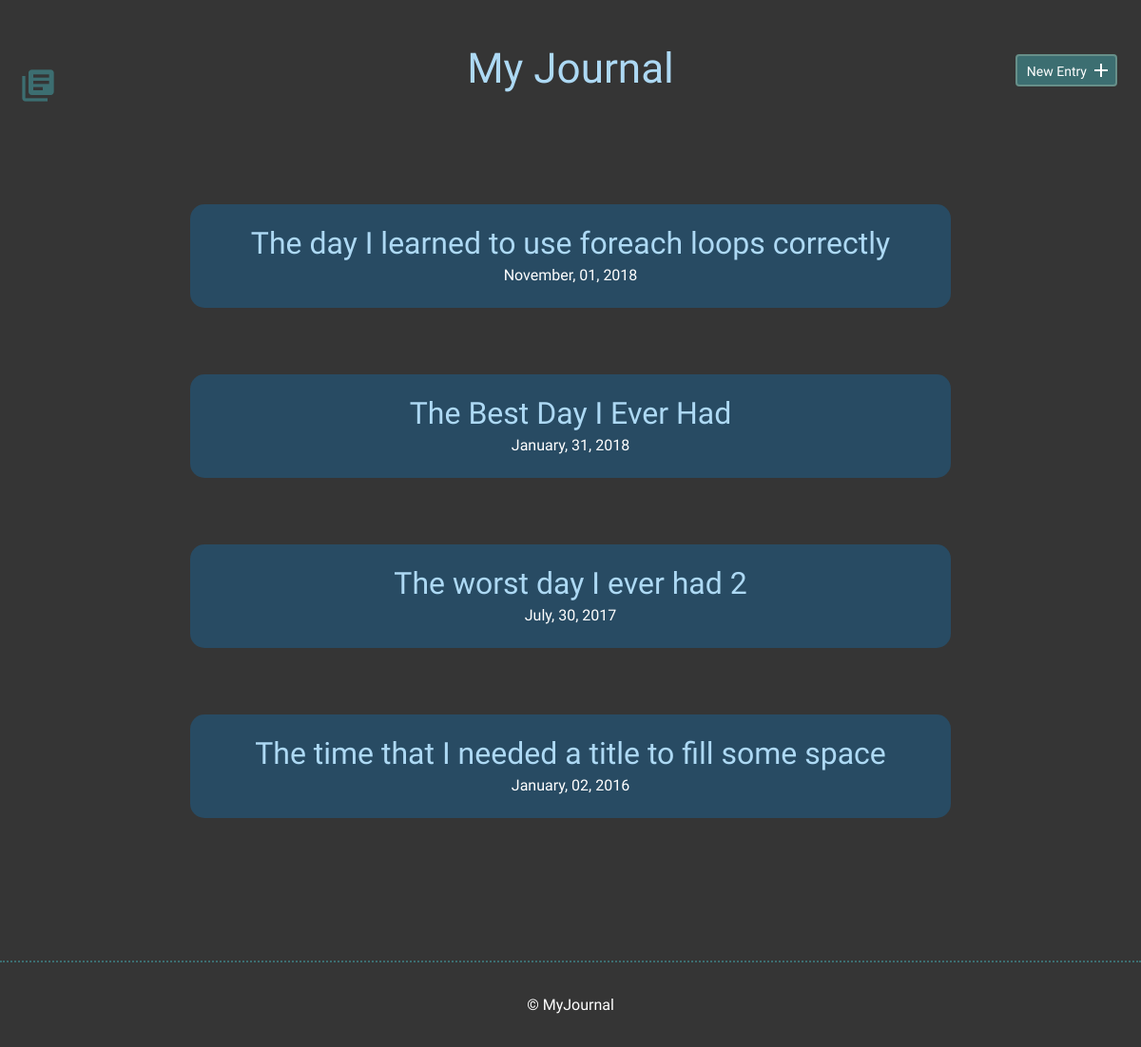
Before: / with the older database file.
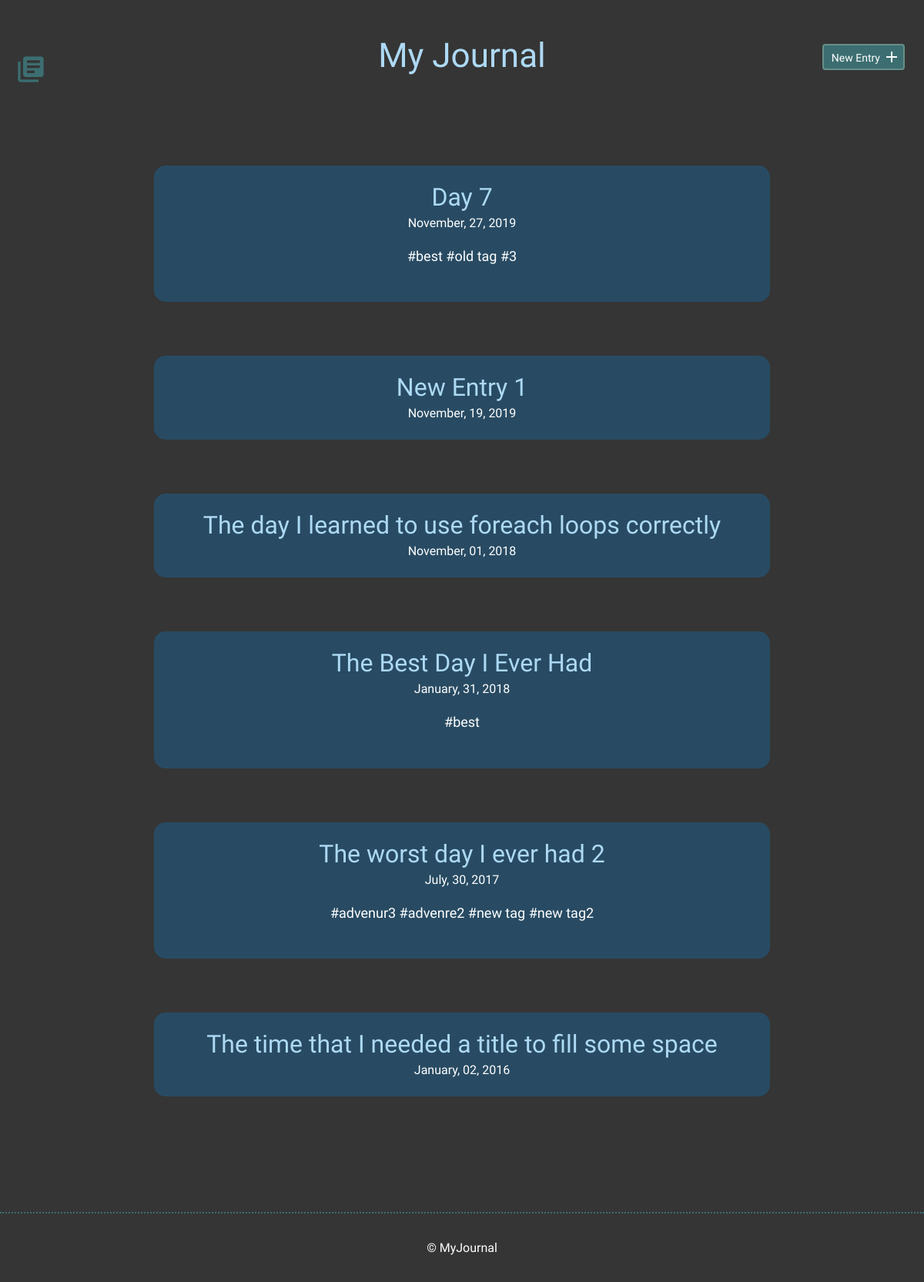
After: the same page with the newer database file.
### tables this page shows
CREATE TABLE "entries" (
	`id`	INTEGER,
	`title`	TEXT,
	`date`	TEXT,
	`time_spent`	INTEGER,
	`learned`	BLOB,
	`resources`	BLOB,
	PRIMARY KEY(`id`)
);

### inc/functions.php (called while the page is built, shortened)
<?php
function get_entry(){
    include ("connection.php");
    try {
        $sql = "SELECT * FROM entries ORDER BY date DESC";
        $stmt = $db->prepare($sql);
        $stmt->execute();
        $results = $stmt->fetchAll(PDO::FETCH_ASSOC);
        return $results;
    } catch (Exception $e) {
        echo "Unable to query DB" . $e->getMessage();
        die();
    }
}
function get_tags_by_entry_id($entries_id){
    include ("connection.php");
    try {
    $sql = "SELECT tags.id, tags.tags FROM tags JOIN entry_tags ON tags.id = entry_tags.tag_id WHERE entry_tags.entry_id = :entries_id";
    $stmt = $db->prepare($sql);
    $stmt->bindParam(':entries_id',$entries_id,PDO::PARAM_INT);
    $stmt->execute();
    $results = $stmt->fetchAll(PDO::FETCH_ASSOC);
    if(!empty($results)) {
        return $results;
    } else {
        return false;
    }
} catch (Exception $e) {
    echo "Unable to query DB" . $e->getMessage();
    die();
}
}
?>

### index.php (the view)
<?php include ("inc/header.php"); ?>
        <section>
            <div class="container">
                <div class="entry-list">
                    <?php
                    $entries = get_entry();
                    foreach($entries AS $entry) {
                        echo "<article>
                        <h2><a href=\"detail.php?id=". $entry['id'] . "\">" .$entry['title']. "</a></h2>
                        <time datetime=\"" . $entry['date'] . "\">" . date('F, d, Y', strtotime($entry['date'])) . "</time>";
                        $tags = get_tags_by_entry_id($entry['id']);
                        if($tags == true){
                            echo "<p>";
                            $tags = array_column($tags, "tags");
                            foreach($tags as $tag){
                                echo "#" . $tag . " ";
                            }
                            echo "</p>";
                        }
                         echo "</article>";
                    }
                    ?>
                </div>
            </div>
        </section>
<?php include ("inc/footer.php"); ?>

### inc/header.php (shortened to what this page needs)
<?php include ("functions.php"); ?>
<!DOCTYPE html>
<html>
    <head>
        <link rel="stylesheet" href="css/normalize.css">
        <link rel="stylesheet" href="css/site.css">
    </head>
    <body>
        <header>
            <div class="container">
                <div class="site-header">
                    <a class="logo" href="index.php"><i class="material-icons">library_books</i></a>
                    <span class="title"><h1> My Journal</h1></span>
                    <a class="button icon-right" href="new.php"><span>New Entry</span> <i class="material-icons">add</i></a>
                </div>
            </div>
        </header>

### inc/footer.php
<footer>
            <div>
                &copy; MyJournal
            </div>
        </footer>
    </body>
</html>

### css/site.css (style rules this page uses)
body { font-size: 16px; background-color: #353535; color: #FFFFFF; font-family: 'Cousine', serif; font-weight: 400; }
.container { margin: 0 auto; padding: 0 25px; }
.title { display:block; margin: 50px auto; width: 33%; text-align:center; display:block; }
header .site-header { margin: 0 auto; height: 95px; }
header .logo i { color: #3C6E71; margin: 20px 0 0 -5px; float: left; font-size: 40px; }
header .button { float: right; margin: 33px 0 0 0; }
footer { text-align: center; padding: 35px 0; border-top: 2px dotted #3C6E71; }
.button { padding: 8px 10px 6px 10px; background: #3C6E71; border: 2px solid #678f89; border-radius: 4px; text-decoration: none; color: #FFF; position: relative; text-align: center; font-size: 14px; }
.button.icon-right { padding-right: 30px; top: -120px; display:block; }
.button.icon-right i { position: absolute; top: 3px; right: 3px; }
h1, h2, h3 { margin: 0; font-weight: 400; line-height: 1em; color: #ADD9F4; }
h1 { font-size: 44px; margin-bottom: 12px; }
h2 { font-size: 32px; }
h2 a { text-decoration: none; color: #ADD9F4; }
p { line-height: 1.8em; font-size: 18px; }
article { background-color: #284B63; padding: 25px 0; border-radius: 15px; }
.entry-list, .edit-entry, .new-entry { max-width: 800px; margin: 0 auto; padding: 70px 0 150px 0; }
.entry-list article { margin-bottom: 70px; text-align: center; }
.entry-list article:last-child { margin-bottom: 0; }
.entry-list article h2 { margin-bottom: 8px; }

Changed rows visible on the page:
added entries: title "Day 7", date "November, 27, 2019", tag "best", tag "old tag", tag "3"
added entries: title "New Entry 1", date "November, 19, 2019"
Other visible differences:
new list line: "# best"
new list line: "# advenur3"
new list line: "# advenre2"
new list line: "# new tag"
new list line: "# new tag2"
